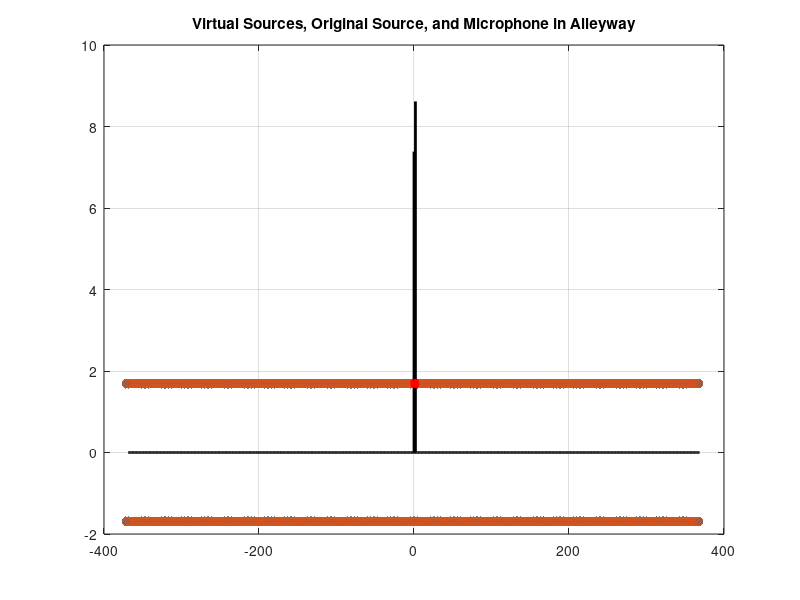

This figure's MATLAB source: (Note: this script raises an error after producing the figure.)
clear all; close all;

%% setup
% all measurements in feet, so convert speed of sound to get samples later
% coordinate of source
x_s = 3.5/3.25; y_s = 5.5/3.25; h = y_s;
% geometry of alleyway: width and height
W = 6/3.25;
H = 24/3.25; 
% define maximum number of reflections to model
maxorder = 100;

%% define sources, count order to correctly apply filters
k = 1;
for order = -maxorder:maxorder-1,
    xcoord(k) = 2*order*W - x_s;
    xcoord(k+1) = xcoord(k) + 2*x_s;
    k = k + 2;
end;
% first two coordinates correlate to direct path and reflection off floor
xcoord = [xcoord, xcoord]; % xcoord repeated for reflections off floor
ycoord = y_s*[ones(1,maxorder*4), -ones(1,maxorder*4)];
% keep track of the number of reflections: this is the order for each row
% of virtual sources
orders = [maxorder:-1:1, maxorder:-1:1, 0, 0, 1:maxorder-1, 1:maxorder-1];

%% plot virtual sources
figure();
for i = 1:length(xcoord), % the length(xcoord)
    plot(xcoord, ycoord,'o');
    hold all;
end;

totL = (xcoord(3)-2):1:(xcoord(end)+2);
% plot the ground
plot(totL, zeros(1,length(totL)),'k', 'LineWidth',2);
% plot the alleyway walls
plot([0,0],[0,24/3.25],'k','LineWidth',2);
plot([W,W],[0,28/3.25],'k','LineWidth',2);

%% factor in a microphone
x_l = 3.5/3.25;
y_l = y_s;
% plot the source and mic on top of all of it so we can see em
plot(x_s,h,'ro','MarkerSize',5,'LineWidth',2);
plot(x_l,y_l,'rx','MarkerSize',5,'LineWidth',2);
grid on;
hold off;
title('Virtual Sources, Original Source, and Microphone in Alleyway');
% axis([xcoord(1)-2, xcoord(end)+2, ycoord(1)-2, ycoord(end)+2]);

% compute distance the sound travels from each source to the microphone
% coordinate
% dir_path_dist = sqrt((x_l-x_s)^2+(y_l-y_s)^2);
% dir_path_off_floor_dist = sqrt((x_l-x_s)^2+(y_l-(-y_s))^2);
% dist = [dir_path_dist, dir_path_off_floor_dist];

for i = 1:length(xcoord),
    dist(i) = sqrt((xcoord(i)-x_l)^2+(ycoord(i)-y_l)^2);
end;

% put direct path and its reflection off floor at the beginning of the
% matrix

%% sound absorption coeffs of painted concrete block (dense)
fs = 48000;
m = 20; % upsample to m*fs
nbins = 4096;
alpha = sqrt(1-[0.1, 0.05, 0.06, 0.07, 0.09, 0.08]); % calling 0.1 an "outlier"
fc = 125*2.^(0:5);
[b,a] = bilinear([alpha(5)/(2*pi*1000), alpha(2)],[1/(2*pi*1000),1],fs*m);
tfhat = freqz(b, a, pi*[0:nbins]'/nbins);
% plot the filter
% figure(); semilogx(fc,20*log10(alpha), 'o', [0:nbins]/nbins*fs*m/2, 20*log10(abs(tfhat)), '-'); grid;
% xlim([100 10000]);
% title('Absorption filter for painted dense concrete block');

%% reflection filter for ceiling
cv = 343; % meters per second
% fc_h = cv/W;
% [bh,ah] = butter(2,fc_h*2/(fs*m),'low');
% tfhat_h = freqz(bh, ah, pi*[0:nbins]'/nbins);
% figure(); semilogx(fc_h, 20*log10(0.5), 'o', [0:nbins]/nbins*fs*m/2, 20*log10(abs(tfhat_h)),'-'); grid;
% xlim([100, 10000]);

%% build the impulse response
implen = 2*round(max(max(dist))*fs*m/cv);
% store the impulse in imp
imp = zeros(implen,1);
diracsize = 48;
dirac = zeros(diracsize,1); dirac(1) = 1;
wallReflection = dirac * ones(1,max(orders)+1); % first column is impulse
% ceilingReflection = dirac * ones(1,max(orders)+1); % first column is impulse
k = 1; % diameter/aperture of balloon source

% precompute the filters; i is the order of the reflection
orders_h = orders;
for i = 1:max(orders), wallReflection(:,i+1) = filter(b,a,wallReflection(:,i)); end;

% for j = 1:max(orders_h), ceilingReflection(:,j+1) = filter(bh,ah,ceilingReflection(:,j)); end;

delay = round(dist*fs*m/cv);
% sfactor = 1./(1+dist/k).^(0.5);
sfactor = (1+dist/k).^(-0.1);

for nr = 1:length(orders),
    % for j = 1:length(orders),
        impWReflection = [zeros(1,delay(nr)), sfactor(nr) * wallReflection(:,orders(nr)+1)', ...
            zeros(1,implen-delay(nr)-length(dirac))]';
        % Add it to impulse response
        imp = imp + impWReflection;
    % end;
end;

% dist_h = ...

% and then add ceilingReflection
% for i = 1:length(orders_h),
%     for j = 1:length(orders_h),
%         impCReflection = [zeros(delay(i,j),1); sfactor(i,j) * ceilingReflection(:,orders_h(i)+1); zeros(implen-delay(i,j)-diracsize,1)];
%         % Add it to impulse response
%         imp = imp + impCReflection;
%     end;
% end;

%% convolve our impulse response imp with the recorded clap
[clap,fsclap] = wavread('clap.wav');
clap = resample(clap, fsclap, fs);
% downsample imp after normalizing
imp = imp./(0.9*max(abs(imp)));
imp_48k = resample(imp, 1, m);
y = fftfilt([zeros(480,1);clap],imp_48k); 
y = y./(0.9*max(abs(y)));
% y = y(1:fs);
figure(); 
ftgram(y,fs,'rir');
title('Synthesized impulse response');

